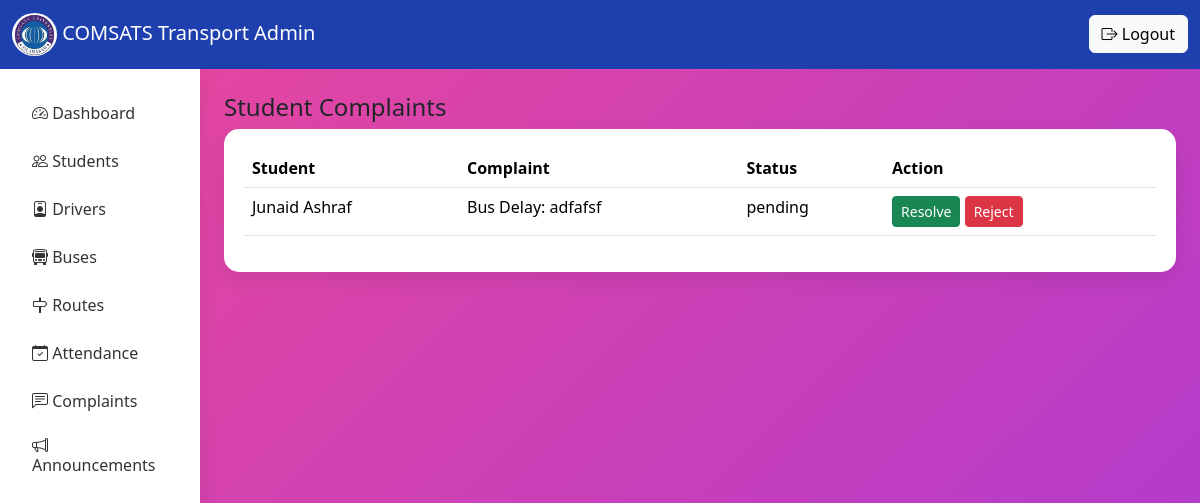
The app's page /admin_complaints/ with its own data.
### service/models.py (models this page shows, shortened)
class Complaint(models.Model):
    STATUS_CHOICES = [
        ('pending', 'Pending'),
        ('resolved', 'Resolved'),
        ('rejected', 'Rejected'),
    ]
    student = models.ForeignKey(Student, on_delete=models.CASCADE)
    message = models.TextField()
    status = models.CharField(max_length=10, choices=STATUS_CHOICES, default='pending')

class Student(models.Model):
    user = models.OneToOneField(User, on_delete=models.CASCADE)
    reg_number = models.CharField(max_length=20, unique=True)
    department = models.CharField(max_length=100)
    semester = models.IntegerField(default=1)
    route = models.ForeignKey('Route', on_delete=models.SET_NULL, null=True)
    transport_card_id = models.CharField(max_length=20, unique=True)
    fee_status = models.CharField(max_length=20)
    is_active = models.BooleanField(default=True)
    expiry_date = models.DateField(default=timezone.now)
    qr_code = models.ImageField(upload_to='qr_codes/', blank=True, null=True)

### service/views.py (the view)
# urls.py: path('admin_complaints/', views.admin_complaints, name="admin_complaints"),
def admin_complaints(request):
    complaints = Complaint.objects.all()
    return render(request, "admin_complaints.html", {"complaints": complaints})

### templates/admin_complaints.html
{% extends 'admin_base.html' %}
{% block content %}
<h4>Student Complaints</h4>
<div class="dashboard-card">
    <table class="table">
        <tr>
            <th>Student</th>
            <th>Complaint</th>
            <th>Status</th>
            <th>Action</th>
        </tr>
        {% for c in complaints %}
        <tr>
            <td>{{ c.student.user.get_full_name }}</td>
            <td>{{ c.message }}</td>
            <td>{{ c.status }}</td>
            <td>
                <a href="{% url 'update_complaint_status' c.id 'resolved' %}" class="btn btn-success btn-sm">
                    Resolve
                </a>
                <a href="{% url 'update_complaint_status' c.id 'rejected' %}" class="btn btn-danger btn-sm">
                    Reject
                </a>
            </td>
        </tr>
        {% endfor %}
    </table>
</div>
{% endblock %}

### templates/admin_base.html (style rules this page uses)
body { background: linear-gradient(-45deg, #1e3a8a, #2563eb, #9333ea, #ec4899); background-size: 400% 400%; animation: gradientMove 10s ease infinite; }
.dashboard-card { border: none; border-radius: 15px; padding: 20px; background: white; box-shadow: 0 8px 20px rgba(0, 0, 0, 0.08); }

### records on screen
Complaint: student.user.get_full_name "Junaid Ashraf", message "Bus Delay: adfafsf", status "pending"
